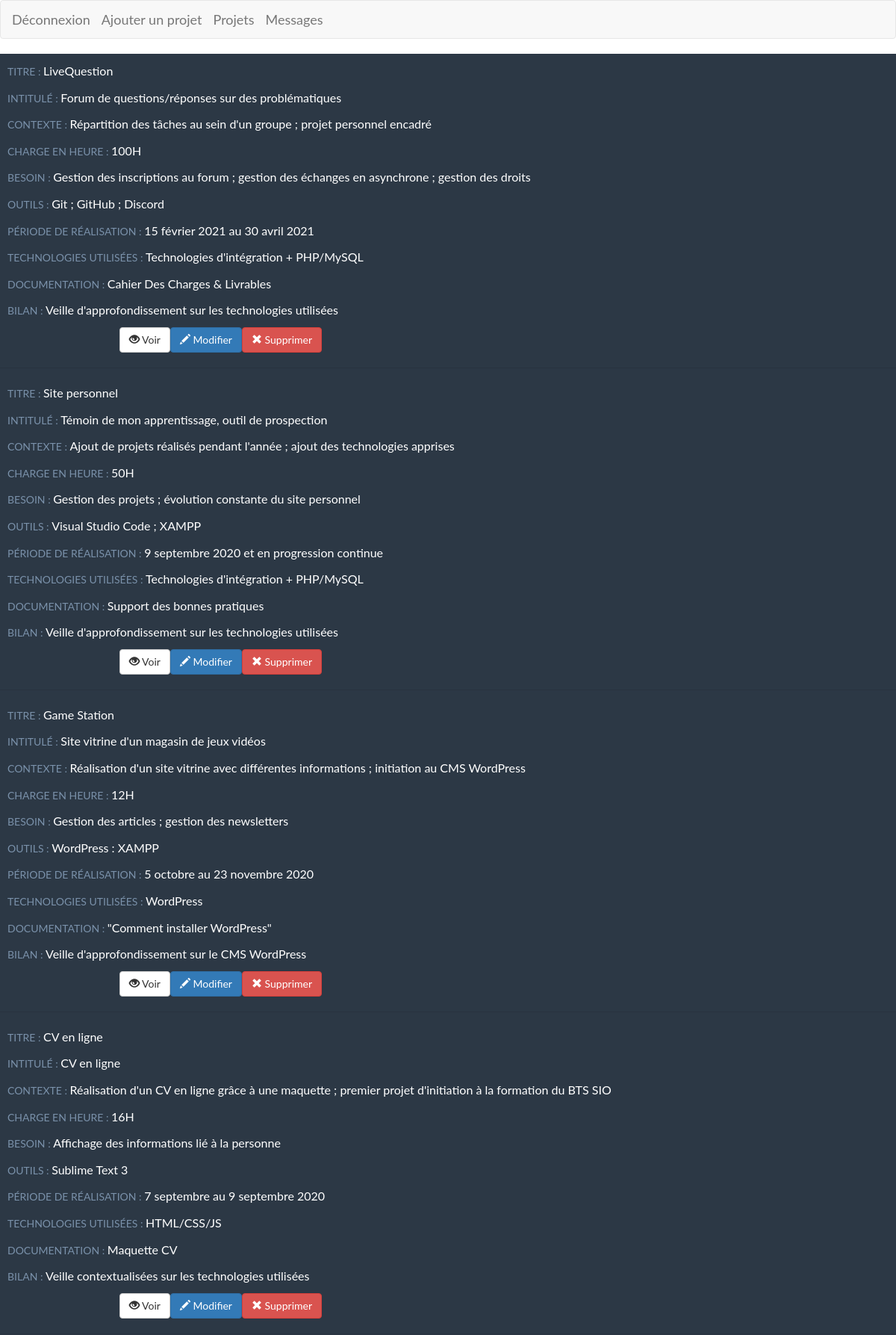
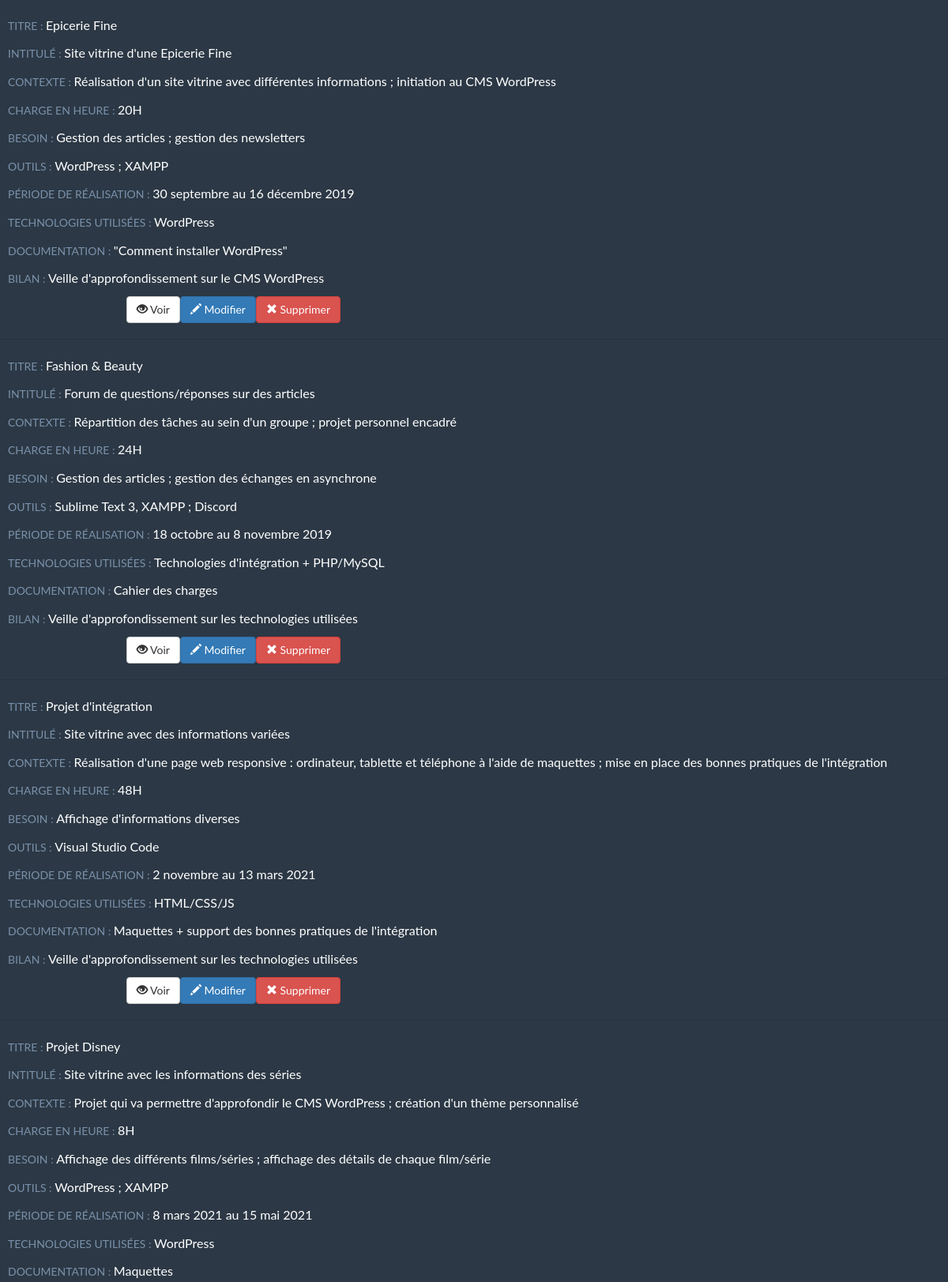
Screenshot of /backoffice/admin.php (signed in, upper part) with the database file from the repository (2 pictures, top to bottom).
### tables this page shows
CREATE TABLE `projets` (
  `projet_ID` int(11) NOT NULL,
  `projet_titre` varchar(255) NOT NULL,
  `projet_intitule` varchar(255) NOT NULL,
  `projet_contexte` varchar(255) NOT NULL,
  `projet_outils` varchar(255) NOT NULL,
  `projet_charge_heure` varchar(30) NOT NULL,
  `projet_periode_realisation` varchar(255) NOT NULL,
  `projet_besoin_mission` varchar(255) NOT NULL,
  `projet_id_technologie` int(11) DEFAULT NULL,
  `projet_documentation` varchar(255) NOT NULL,
  `projet_bilan` text NOT NULL,
  `projet_images` varchar(255) NOT NULL
);

CREATE TABLE `technologies` (
  `techno_ID` int(11) NOT NULL,
  `techno_type` varchar(255) NOT NULL
);

### backoffice/admin.php (the view, shortened to what this page needs)
<?php
	include("../includes/admin.php");
?>
        <div id="topheader">
            <nav class="navbar navbar-default">
		        <div class="container-fluid">
			        <div class="navbar-header">
				        <a class="navbar-brand" href="logout.php">Déconnexion</a>
                        <a class="navbar-brand" href="insert.php">Ajouter un projet</a>
                        <a class="navbar-brand" href="admin.php">Projets</a>
                        <a class="navbar-brand" href="view_contact.php">Messages</a>
			        </div>
		        </div>
            </nav>
        </div>
        <main>
        <table>
            <tbody>
            <?php
                $db = connexionBdd();
                $statement = $db->query('SELECT * FROM projets, technologies WHERE projets.projet_id_technologie = techno_ID');
                while($item = $statement->fetch())
                {
                    echo "<tr>";
                    echo "<td data-title='Titre : '>". $item['projet_titre'] ."</td>";
                    echo "<td data-title='Intitulé : '>". $item['projet_intitule'] ."</td>";
                    echo "<td data-title='Contexte : '>". $item['projet_contexte'] ."</td>";
                    echo "<td data-title='Charge en heure : '>". $item['projet_charge_heure'] ."</td>";
                    echo "<td data-title='Besoin : '>". $item['projet_besoin_mission'] ."</td>";
                    echo "<td data-title='Outils : '>". $item['projet_outils'] ."</td>";
                    echo "<td data-title='Période de réalisation : '>". $item['projet_periode_realisation'] ."</td>";
                    echo "<td data-title='Technologies utilisées : '>". $item['techno_type'] ."</td>";
                    echo "<td data-title='Documentation : '>". $item['projet_documentation'] ."</td>";
                    echo "<td data-title='Bilan : '>". $item['projet_bilan'] ."</td>";
                    echo '<td class="select"><a class="btn btn-default" href="view.php?id='.$item['projet_ID'].'"><span class="glyphicon glyphicon-eye-open"></span> Voir</a>';
                    echo '<a class="btn btn-primary" href="update.php?id='.$item['projet_ID'].'"><span class="glyphicon glyphicon-pencil"></span> Modifier</a>';
                    echo '<a class="btn btn-danger" href="delete.php?id='.$item['projet_ID'].'"><span class="glyphicon glyphicon-remove"></span> Supprimer</a>';
                    echo "</td>";
                    echo "</tr>";
                }
            ?>
    </main>
    <link rel="stylesheet" type="text/css" href="../backoffice/css/admin.css">
    </body>
</html>

### backoffice/css/admin.css (style rules this page uses)
* { box-sizing: border-box; }
body { line-height: 1.6; -webkit-font-smoothing: antialiased; color: #fff; font-size: 1.6rem; font-family: 'Lato', sans-serif; }
main { background-color: #2C3845; }
table { display: block; }
tr, td, tbody, tfoot { display: block; }
tr { padding-bottom: 10px; }
td { padding: 10px 10px 0; text-align: center; }
td:before { content: attr(data-title); color: #7a91aa; text-transform: uppercase; font-size: 1.4rem; padding-right: 10px; display: block; }
table { width: 100%; }
.select { padding-bottom: 20px; border-bottom: 1px solid #28333f; }
.select:before { display: none; }
@media (min-width: 460px) { td { text-align: left; } }
@media (min-width: 460px) { td:before { display: contents; text-align: right; width: 140px; } }
@media (min-width: 460px) { .select { padding-left: 160px; } }

### rows the page displays
projets: projet_titre "LiveQuestion", projet_intitule "Forum de questions/réponses sur des problématiques", projet_contexte "Répartition des tâches au sein d'un groupe ; projet personnel encadré", projet_charge_heure "100H", projet_besoin_mission "Gestion des inscriptions au forum ; gestion des échanges en asynchrone ; gestion des droits", projet_outils "Git ; GitHub ; Discord", projet_periode_realisation "15 février 2021 au 30 avril 2021", projet_id_technologie.techno_type "Technologies d'intégration + PHP/MySQL", projet_documentation "Cahier Des Charges & Livrables", projet_bilan "Veille d'approfondissement sur les technologies utilisées"
projets: projet_titre "Site personnel", projet_intitule "Témoin de mon apprentissage, outil de prospection", projet_contexte "Ajout de projets réalisés pendant l'année ; ajout des technologies apprises", projet_charge_heure "50H", projet_besoin_mission "Gestion des projets ; évolution constante du site personnel", projet_outils "Visual Studio Code ; XAMPP", projet_periode_realisation "9 septembre 2020 et en progression continue", projet_id_technologie.techno_type "Technologies d'intégration + PHP/MySQL", projet_documentation "Support des bonnes pratiques", projet_bilan "Veille d'approfondissement sur les technologies utilisées"
projets: projet_titre "Game Station", projet_intitule "Site vitrine d'un magasin de jeux vidéos", projet_contexte "Réalisation d'un site vitrine avec différentes informations ; initiation au CMS WordPress", projet_charge_heure "12H", projet_besoin_mission "Gestion des articles ; gestion des newsletters", projet_outils "WordPress : XAMPP", projet_periode_realisation "5 octobre au 23 novembre 2020", projet_id_technologie.techno_type "WordPress", projet_documentation "\"Comment installer WordPress\"", projet_bilan "Veille d'approfondissement sur le CMS WordPress"
projets: projet_titre "CV en ligne", projet_intitule "CV en ligne", projet_contexte "Réalisation d'un CV en ligne grâce à une maquette ; premier projet d'initiation à la formation du BTS SIO", projet_charge_heure "16H", projet_besoin_mission "Affichage des informations lié à la personne", projet_outils "Sublime Text 3", projet_periode_realisation "7 septembre au 9 septembre 2020", projet_id_technologie.techno_type "HTML/CSS/JS", projet_documentation "Maquette CV", projet_bilan "Veille contextualisées sur les technologies utilisées"
projets: projet_titre "Epicerie Fine", projet_intitule "Site vitrine d'une Epicerie Fine", projet_contexte "Réalisation d'un site vitrine avec différentes informations ; initiation au CMS WordPress", projet_charge_heure "20H", projet_besoin_mission "Gestion des articles ; gestion des newsletters", projet_outils "WordPress ; XAMPP", projet_periode_realisation "30 septembre au 16 décembre 2019", projet_id_technologie.techno_type "WordPress", projet_documentation "\"Comment installer WordPress\"", projet_bilan "Veille d'approfondissement sur le CMS WordPress"
projets: projet_titre "Fashion & Beauty", projet_intitule "Forum de questions/réponses sur des articles", projet_contexte "Répartition des tâches au sein d'un groupe ; projet personnel encadré", projet_charge_heure "24H", projet_besoin_mission "Gestion des articles ; gestion des échanges en asynchrone", projet_outils "Sublime Text 3, XAMPP ; Discord", projet_periode_realisation "18 octobre au 8 novembre 2019", projet_id_technologie.techno_type "Technologies d'intégration + PHP/MySQL", projet_documentation "Cahier des charges", projet_bilan "Veille d'approfondissement sur les technologies utilisées"
projets: projet_titre "Projet d'intégration", projet_intitule "Site vitrine avec des informations variées", projet_contexte "Réalisation d'une page web responsive : ordinateur, tablette et téléphone à l'aide de maquettes ; mise en place des bonnes pratiques de l'intégration", projet_charge_heure "48H", projet_besoin_mission "Affichage d'informations diverses", projet_outils "Visual Studio Code", projet_periode_realisation "2 novembre au 13 mars 2021", projet_id_technologie.techno_type "HTML/CSS/JS", projet_documentation "Maquettes + support des bonnes pratiques de l'intégration", projet_bilan "Veille d'approfondissement sur les technologies utilisées"
projets: projet_titre "Projet Disney", projet_intitule "Site vitrine avec les informations des séries", projet_contexte "Projet qui va permettre d'approfondir le CMS WordPress ; création d'un thème personnalisé", projet_charge_heure "8H", projet_besoin_mission "Affichage des différents films/séries ; affichage des détails de chaque film/série", projet_outils "WordPress ; XAMPP", projet_periode_realisation "8 mars 2021 au 15 mai 2021", projet_id_technologie.techno_type "WordPress", projet_documentation "Maquettes"
